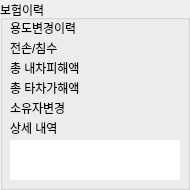
  <widget class="QGroupBox" name="groupBox_3">
   <property name="geometry">
    <rect>
     <x>450</x>
     <y>180</y>
     <width>190</width>
     <height>190</height>
    </rect>
   </property>
   <property name="font">
    <font>
     <pointsize>9</pointsize>
    </font>
   </property>
   <property name="title">
    <string>보험이력</string>
   </property>
   <property name="flat">
    <bool>false</bool>
   </property>
   <widget class="QTextBrowser" name="q_acc_history">
    <property name="geometry">
     <rect>
      <x>10</x>
      <y>140</y>
      <width>170</width>
      <height>40</height>
     </rect>
    </property>
    <property name="focusPolicy">
     <enum>Qt::StrongFocus</enum>
    </property>
    <property name="contextMenuPolicy">
     <enum>Qt::DefaultContextMenu</enum>
    </property>
    <property name="autoFillBackground">
     <bool>false</bool>
    </property>
    <property name="frameShape">
     <enum>QFrame::NoFrame</enum>
    </property>
    <property name="frameShadow">
     <enum>QFrame::Sunken</enum>
    </property>
   </widget>
   <widget class="QLabel" name="label_46">
    <property name="geometry">
     <rect>
      <x>10</x>
      <y>20</y>
      <width>90</width>
      <height>16</height>
     </rect>
    </property>
    <property name="text">
     <string>용도변경이력</string>
    </property>
   </widget>
   <widget class="QLabel" name="label_47">
    <property name="geometry">
     <rect>
      <x>10</x>
      <y>40</y>
      <width>90</width>
      <height>16</height>
     </rect>
    </property>
    <property name="text">
     <string>전손/침수</string>
    </property>
   </widget>
   <widget class="QLabel" name="label_48">
    <property name="geometry">
     <rect>
      <x>10</x>
      <y>60</y>
      <width>90</width>
      <height>16</height>
     </rect>
    </property>
    <property name="text">
     <string>총 내차피해액</string>
    </property>
   </widget>
   <widget class="QLabel" name="label_49">
    <property name="geometry">
     <rect>
      <x>10</x>
      <y>80</y>
      <width>90</width>
      <height>16</height>
     </rect>
    </property>
    <property name="text">
     <string>총 타차가해액</string>
    </property>
   </widget>
   <widget class="QLabel" name="label_50">
    <property name="geometry">
     <rect>
      <x>10</x>
      <y>100</y>
      <width>90</width>
      <height>16</height>
     </rect>
    </property>
    <property name="text">
     <string>소유자변경</string>
    </property>
   </widget>
   <widget class="QLabel" name="q_change_owner">
    <property name="geometry">
     <rect>
      <x>110</x>
      <y>100</y>
      <width>70</width>
      <height>16</height>
     </rect>
    </property>
    <property name="text">
     <string/>
    </property>
   </widget>
   <widget class="QLabel" name="q_flooding_loss">
    <property name="geometry">
     <rect>
      <x>110</x>
      <y>40</y>
      <width>70</width>
      <height>16</height>
     </rect>
    </property>
    <property name="font">
     <font>
      <weight>75</weight>
      <bold>true</bold>
     </font>
    </property>
    <property name="text">
     <string/>
    </property>
   </widget>
   <widget class="QLabel" name="q_another_blow">
    <property name="geometry">
     <rect>
      <x>110</x>
      <y>80</y>
      <width>70</width>
      <height>16</height>
     </rect>
    </property>
    <property name="font">
     <font>
      <weight>75</weight>
      <bold>true</bold>
     </font>
    </property>
    <property name="text">
     <string/>
    </property>
   </widget>
   <widget class="QLabel" name="q_usage_history">
    <property name="geometry">
     <rect>
      <x>110</x>
      <y>20</y>
      <width>70</width>
      <height>16</height>
     </rect>
    </property>
    <property name="font">
     <font>
      <weight>75</weight>
      <bold>true</bold>
     </font>
    </property>
    <property name="text">
     <string/>
    </property>
   </widget>
   <widget class="QLabel" name="q_my_car_damage">
    <property name="geometry">
     <rect>
      <x>110</x>
      <y>60</y>
      <width>70</width>
      <height>16</height>
     </rect>
    </property>
    <property name="font">
     <font>
      <weight>75</weight>
      <bold>true</bold>
     </font>
    </property>
    <property name="text">
     <string/>
    </property>
   </widget>
   <widget class="QLabel" name="label_51">
    <property name="geometry">
     <rect>
      <x>10</x>
      <y>120</y>
      <width>171</width>
      <height>16</height>
     </rect>
    </property>
    <property name="styleSheet">
     <string notr="true"/>
    </property>
    <property name="text">
     <string>상세 내역</string>
    </property>
    <property name="alignment">
     <set>Qt::AlignLeading|Qt::AlignLeft|Qt::AlignVCenter</set>
    </property>
   </widget>
  </widget>
